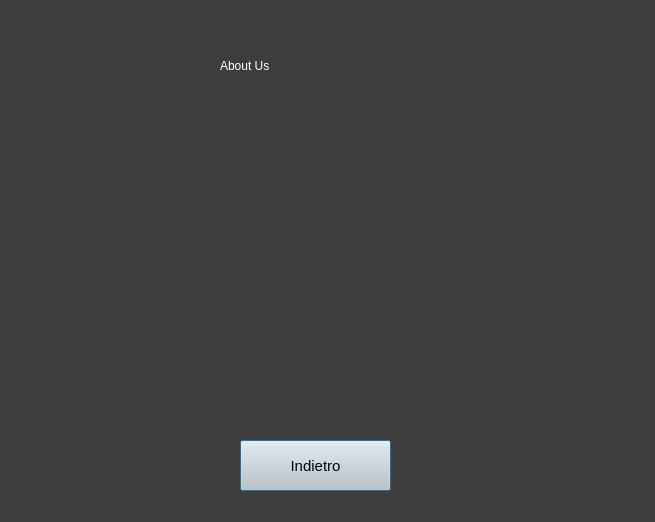
<?xml version="1.0" encoding="UTF-8"?>
<ui version="4.0">
 <class>aboutus</class>
 <widget class="QDialog" name="aboutus">
  <property name="geometry">
   <rect>
    <x>0</x>
    <y>0</y>
    <width>655</width>
    <height>522</height>
   </rect>
  </property>
  <property name="windowTitle">
   <string>Dialog</string>
  </property>
  <property name="styleSheet">
   <string notr="true">background-color: rgb(61, 61, 61);</string>
  </property>
  <widget class="QLabel" name="label">
   <property name="geometry">
    <rect>
     <x>220</x>
     <y>30</y>
     <width>191</width>
     <height>71</height>
    </rect>
   </property>
   <property name="styleSheet">
    <string notr="true">color: rgb(255, 255, 255);
font: 36pt &quot;MS Shell Dlg 2&quot;;</string>
   </property>
   <property name="text">
    <string>About Us</string>
   </property>
  </widget>
  <widget class="QPushButton" name="back_button">
   <property name="geometry">
    <rect>
     <x>240</x>
     <y>440</y>
     <width>151</width>
     <height>51</height>
    </rect>
   </property>
   <property name="font">
    <font>
     <pointsize>11</pointsize>
    </font>
   </property>
   <property name="styleSheet">
    <string notr="true">color:rgb(3, 3, 3); background-color: rgb(202, 202, 202);</string>
   </property>
   <property name="text">
    <string>Indietro</string>
   </property>
  </widget>
 </widget>
 <resources/>
 <connections/>
</ui>
